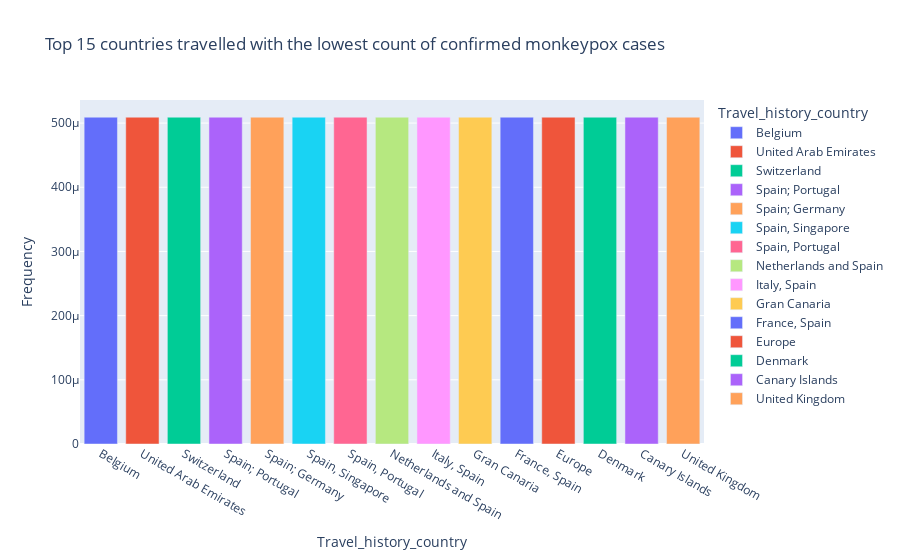

This figure's notebook cell:
### Code cell
fig = px.bar(data_frame=travel_history_conf.head(15),
            x="Travel_history_country",
            y="Frequency",
            color="Travel_history_country",
            title="Top 15 countries travelled with the lowest count of confirmed monkeypox cases")
fig.show()

### Figure 1 — Plotly figure (JSON) as saved in the notebook; plotly's stock layout.template omitted (floating-point values rounded to 4 significant figures)
{"data": [{"alignmentgroup": "True", "hovertemplate": "Travel_history_country=%{x}<br>Frequency=%{y}<extra></extra>", "legendgroup": "Belgium", "marker": {"color": "#636efa", "pattern": {"shape": ""}}, "name": "Belgium", "offsetgroup": "Belgium", "orientation": "v", "showlegend": true, "textposition": "auto", "type": "bar", "x": ["Belgium"], "xaxis": "x", "y": [0.0005092], "yaxis": "y"}, {"alignmentgroup": "True", "hovertemplate": "Travel_history_country=%{x}<br>Frequency=%{y}<extra></extra>", "legendgroup": "United Arab Emirates", "marker": {"color": "#EF553B", "pattern": {"shape": ""}}, "name": "United Arab Emirates", "offsetgroup": "United Arab Emirates", "orientation": "v", "showlegend": true, "textposition": "auto", "type": "bar", "x": ["United Arab Emirates"], "xaxis": "x", "y": [0.0005092], "yaxis": "y"}, {"alignmentgroup": "True", "hovertemplate": "Travel_history_country=%{x}<br>Frequency=%{y}<extra></extra>", "legendgroup": "Switzerland", "marker": {"color": "#00cc96", "pattern": {"shape": ""}}, "name": "Switzerland", "offsetgroup": "Switzerland", "orientation": "v", "showlegend": true, "textposition": "auto", "type": "bar", "x": ["Switzerland"], "xaxis": "x", "y": [0.0005092], "yaxis": "y"}, {"alignmentgroup": "True", "hovertemplate": "Travel_history_country=%{x}<br>Frequency=%{y}<extra></extra>", "legendgroup": "Spain; Portugal", "marker": {"color": "#ab63fa", "pattern": {"shape": ""}}, "name": "Spain; Portugal", "offsetgroup": "Spain; Portugal", "orientation": "v", "showlegend": true, "textposition": "auto", "type": "bar", "x": ["Spain; Portugal"], "xaxis": "x", "y": [0.0005092], "yaxis": "y"}, {"alignmentgroup": "True", "hovertemplate": "Travel_history_country=%{x}<br>Frequency=%{y}<extra></extra>", "legendgroup": "Spain; Germany", "marker": {"color": "#FFA15A", "pattern": {"shape": ""}}, "name": "Spain; Germany", "offsetgroup": "Spain; Germany", "orientation": "v", "showlegend": true, "textposition": "auto", "type": "bar", "x": ["Spain; Germany"], "xaxis": "x", "y": [0.0005092], "yaxis": "y"}, {"alignmentgroup": "True", "hovertemplate": "Travel_history_country=%{x}<br>Frequency=%{y}<extra></extra>", "legendgroup": "Spain, Singapore", "marker": {"color": "#19d3f3", "pattern": {"shape": ""}}, "name": "Spain, Singapore", "offsetgroup": "Spain, Singapore", "orientation": "v", "showlegend": true, "textposition": "auto", "type": "bar", "x": ["Spain, Singapore"], "xaxis": "x", "y": [0.0005092], "yaxis": "y"}, {"alignmentgroup": "True", "hovertemplate": "Travel_history_country=%{x}<br>Frequency=%{y}<extra></extra>", "legendgroup": "Spain, Portugal", "marker": {"color": "#FF6692", "pattern": {"shape": ""}}, "name": "Spain, Portugal", "offsetgroup": "Spain, Portugal", "orientation": "v", "showlegend": true, "textposition": "auto", "type": "bar", "x": ["Spain, Portugal"], "xaxis": "x", "y": [0.0005092], "yaxis": "y"}, {"alignmentgroup": "True", "hovertemplate": "Travel_history_country=%{x}<br>Frequency=%{y}<extra></extra>", "legendgroup": "Netherlands and Spain", "marker": {"color": "#B6E880", "pattern": {"shape": ""}}, "name": "Netherlands and Spain", "offsetgroup": "Netherlands and Spain", "orientation": "v", "showlegend": true, "textposition": "auto", "type": "bar", "x": ["Netherlands and Spain"], "xaxis": "x", "y": [0.0005092], "yaxis": "y"}, {"alignmentgroup": "True", "hovertemplate": "Travel_history_country=%{x}<br>Frequency=%{y}<extra></extra>", "legendgroup": "Italy, Spain", "marker": {"color": "#FF97FF", "pattern": {"shape": ""}}, "name": "Italy, Spain", "offsetgroup": "Italy, Spain", "orientation": "v", "showlegend": true, "textposition": "auto", "type": "bar", "x": ["Italy, Spain"], "xaxis": "x", "y": [0.0005092], "yaxis": "y"}, {"alignmentgroup": "True", "hovertemplate": "Travel_history_country=%{x}<br>Frequency=%{y}<extra></extra>", "legendgroup": "Gran Canaria", "marker": {"color": "#FECB52", "pattern": {"shape": ""}}, "name": "Gran Canaria", "offsetgroup": "Gran Canaria", "orientation": "v", "showlegend": true, "textposition": "auto", "type": "bar", "x": ["Gran Canaria"], "xaxis": "x", "y": [0.0005092], "yaxis": "y"}, {"alignmentgroup": "True", "hovertemplate": "Travel_history_country=%{x}<br>Frequency=%{y}<extra></extra>", "legendgroup": "France, Spain", "marker": {"color": "#636efa", "pattern": {"shape": ""}}, "name": "France, Spain", "offsetgroup": "France, Spain", "orientation": "v", "showlegend": true, "textposition": "auto", "type": "bar", "x": ["France, Spain"], "xaxis": "x", "y": [0.0005092], "yaxis": "y"}, {"alignmentgroup": "True", "hovertemplate": "Travel_history_country=%{x}<br>Frequency=%{y}<extra></extra>", "legendgroup": "Europe", "marker": {"color": "#EF553B", "pattern": {"shape": ""}}, "name": "Europe", "offsetgroup": "Europe", "orientation": "v", "showlegend": true, "textposition": "auto", "type": "bar", "x": ["Europe"], "xaxis": "x", "y": [0.0005092], "yaxis": "y"}, {"alignmentgroup": "True", "hovertemplate": "Travel_history_country=%{x}<br>Frequency=%{y}<extra></extra>", "legendgroup": "Denmark", "marker": {"color": "#00cc96", "pattern": {"shape": ""}}, "name": "Denmark", "offsetgroup": "Denmark", "orientation": "v", "showlegend": true, "textposition": "auto", "type": "bar", "x": ["Denmark"], "xaxis": "x", "y": [0.0005092], "yaxis": "y"}, {"alignmentgroup": "True", "hovertemplate": "Travel_history_country=%{x}<br>Frequency=%{y}<extra></extra>", "legendgroup": "Canary Islands", "marker": {"color": "#ab63fa", "pattern": {"shape": ""}}, "name": "Canary Islands", "offsetgroup": "Canary Islands", "orientation": "v", "showlegend": true, "textposition": "auto", "type": "bar", "x": ["Canary Islands"], "xaxis": "x", "y": [0.0005092], "yaxis": "y"}, {"alignmentgroup": "True", "hovertemplate": "Travel_history_country=%{x}<br>Frequency=%{y}<extra></extra>", "legendgroup": "United Kingdom", "marker": {"color": "#FFA15A", "pattern": {"shape": ""}}, "name": "United Kingdom", "offsetgroup": "United Kingdom", "orientation": "v", "showlegend": true, "textposition": "auto", "type": "bar", "x": ["United Kingdom"], "xaxis": "x", "y": [0.0005092], "yaxis": "y"}], "layout": {"barmode": "relative", "legend": {"title": {"text": "Travel_history_country"}, "tracegroupgap": 0}, "title": {"text": "Top 15 countries travelled with the lowest count of confirmed monkeypox cases"}, "xaxis": {"anchor": "y", "categoryarray": ["Belgium", "United Arab Emirates", "Switzerland", "Spain; Portugal", "Spain; Germany", "Spain, Singapore", "Spain, Portugal", "Netherlands and Spain", "Italy, Spain", "Gran Canaria", "France, Spain", "Europe", "Denmark", "Canary Islands", "United Kingdom"], "categoryorder": "array", "domain": [0, 1], "title": {"text": "Travel_history_country"}}, "yaxis": {"anchor": "x", "domain": [0, 1], "title": {"text": "Frequency"}}}}
